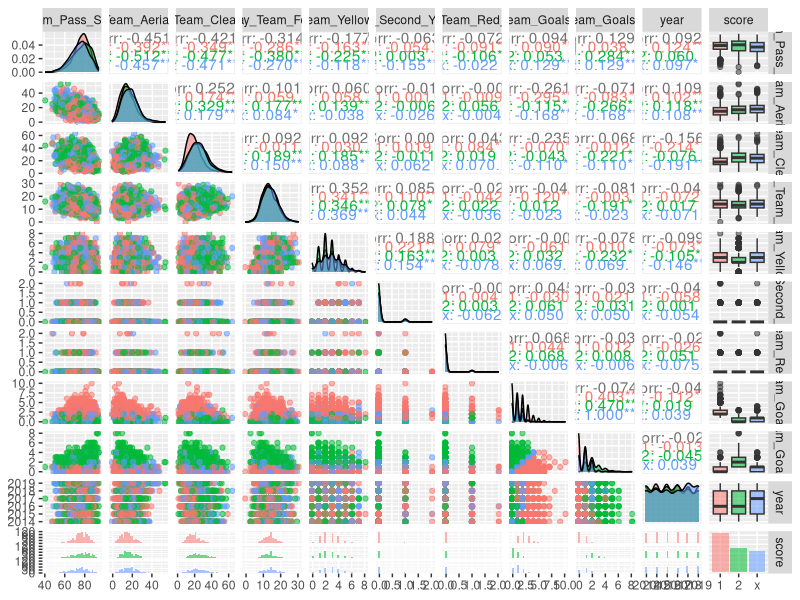
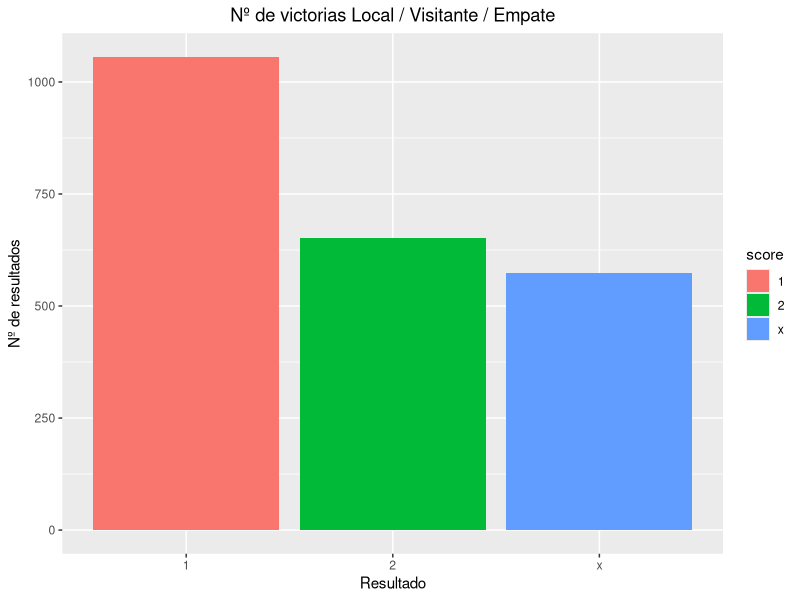
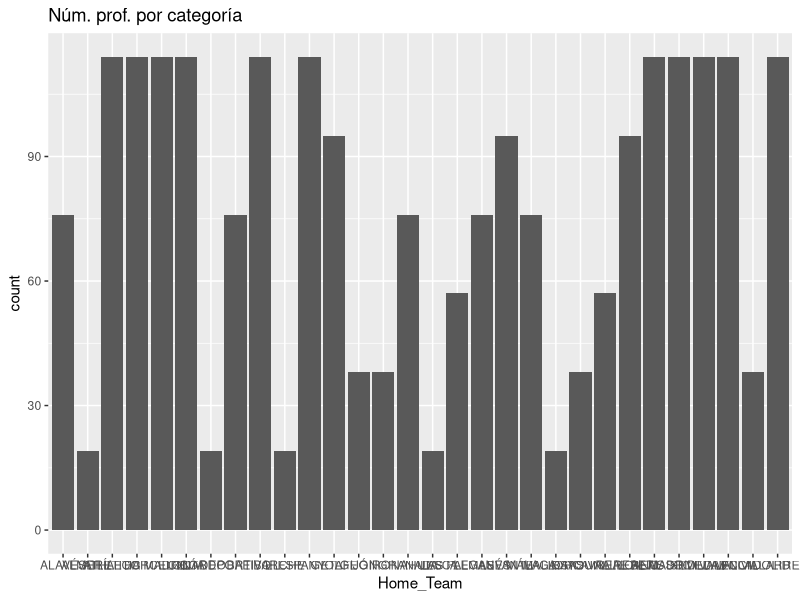
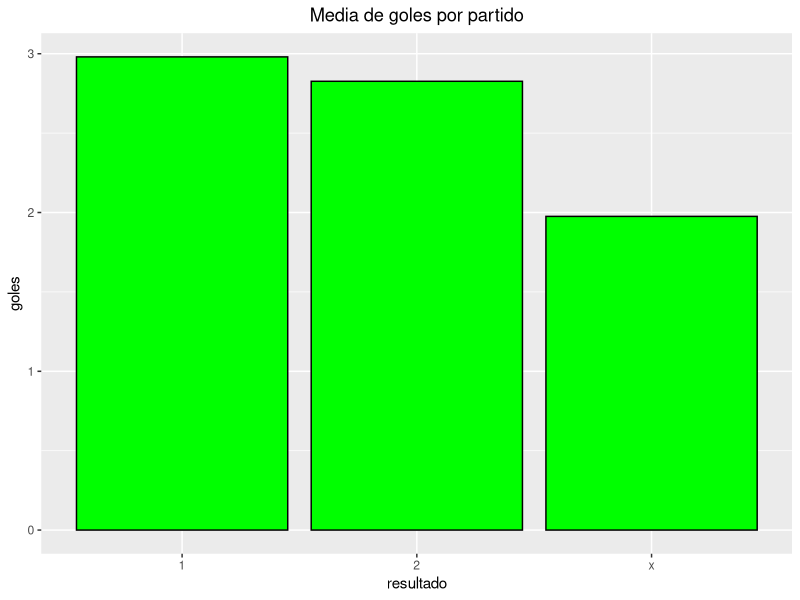
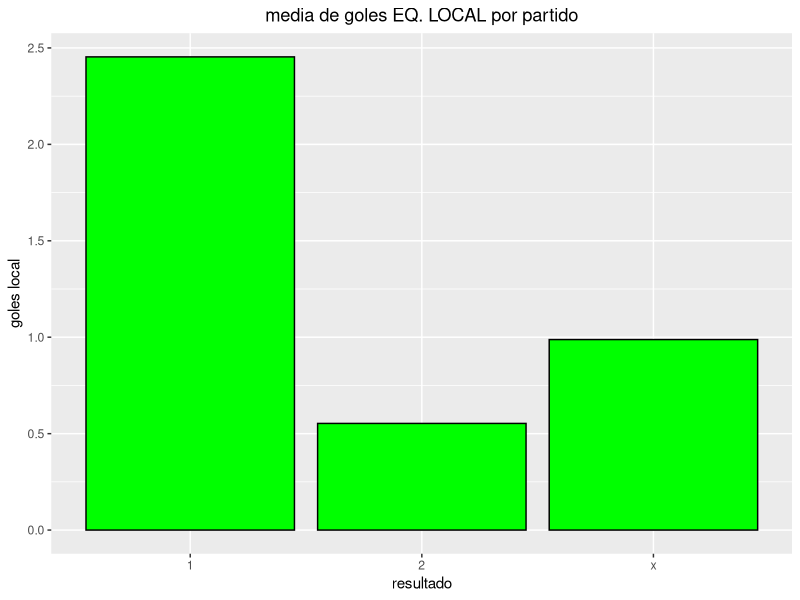
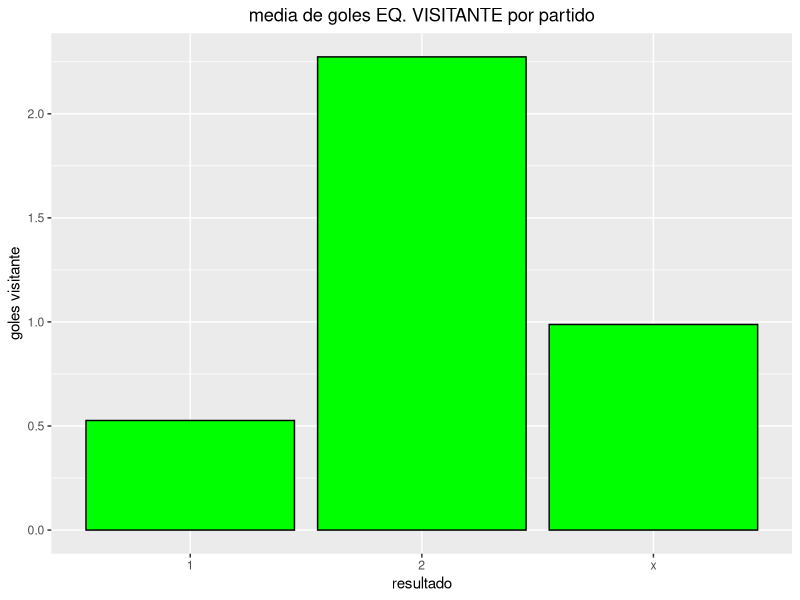
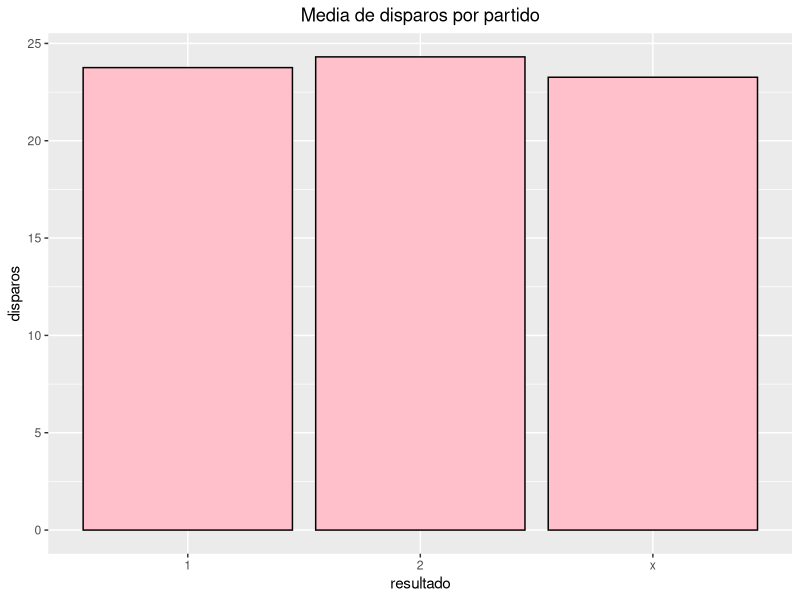
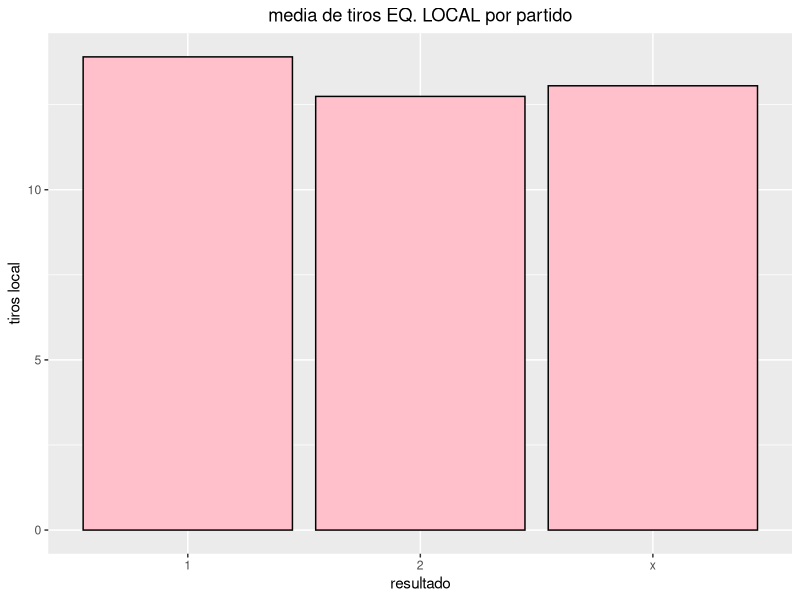

Write the R code that produced these figures, in order.
## ---- chunk 1
knitr::opts_chunk$set(
	echo = TRUE,
	include = TRUE,
	warning = TRUE,
	message = FALSE,
	fig.align = "center",
	fig.height=4,
	fig.width=15,
	out.width = "90%"
)
## ---- chunk 2
# Librerías
library(dplyr)
library(tidyr)
library(knitr)
library(readr)
library(ggplot2)
library(cowplot)
library(GGally)
## ---- chunk 3
laliga <- read_csv("combined_data_laliga.csv")
## ---- chunk 4
# primeros estadisticos de clase
str(laliga)
## ---- chunk 5
summary(laliga) #medias y medianas son bastante similares, asi que se pueden analizar como normales
## ---- chunk 6
#Limpio los datos de las columnas quitando los espacios y cambiandolos por guiones, puesto que los espacios dan bastantes problemas a la hora de llamar a las variables
names(laliga) <- gsub(" ","_", names(laliga))
## ---- chunk 7
# Limpieza de variables que no nos interesan
laliga$Score <-  NULL
laliga$`Half_Time_Score` <- NULL
laliga$`Match_Excitement` <- NULL
laliga$`Home_Team_Rating` <- NULL
laliga$`Away_Team_Rating` <- NULL
laliga$`Home_Team_Goals_Conceeded` <- NULL
laliga$`Away_Team_Goals_Conceeded` <- NULL
## ---- chunk 8
laliga <- mutate(laliga, score = ifelse(Home_Team_Goals_Scored-Away_Team_Goals_Scored > 0, "1",
                                          ifelse(Home_Team_Goals_Scored-Away_Team_Goals_Scored < 0, "2", "x")))

laliga <- mutate(laliga, goals = Home_Team_Goals_Scored + Away_Team_Goals_Scored)

laliga <- mutate(laliga, home_points = case_when(score == 1 ~ 3,
                                                 score == "x" ~ 1,
                                                 score == 2 ~ 0))
laliga <- mutate(laliga, away_points = case_when(score == 1 ~ 0,
                                                 score == "x" ~ 1,
                                                 score == 2 ~ 3))

laliga <- mutate(laliga, jornada = ceiling(row_number() / 10)) %>%
        mutate(jornada = (jornada - 1) %% 38 + 1)
## ---- chunk 9
laliga <- mutate(laliga, total_off_target_shots = Home_Team_Off_Target_Shots + Away_Team_Off_Target_Shots)
laliga <- mutate(laliga, total_on_target_shots = Home_Team_On_Target_Shots + Away_Team_On_Target_Shots)
laliga <- mutate(laliga, total_shots = Home_Team_Total_Shots + Away_Team_Total_Shots)
laliga <- mutate(laliga, total_blocked_shots = Home_Team_Blocked_Shots + Away_Team_Blocked_Shots)
laliga <- mutate(laliga, total_corners = Home_Team_Corners + Away_Team_Corners)
laliga <- mutate(laliga, total_throw_ins = Home_Team_Throw_Ins + Away_Team_Throw_Ins)
laliga <- mutate(laliga, total_pass_success = `Home_Team_Pass_Success_%` + `Away_Team_Pass_Success_%`)
laliga <- mutate(laliga, total_aerials_won = Home_Team_Aerials_Won + Away_Team_Aerials_Won)
laliga <- mutate(laliga, total_clearances = Home_Team_Clearances + Away_Team_Clearances)
laliga <- mutate(laliga, total_fouls = Home_Team_Fouls + Away_Team_Fouls)
laliga <- mutate(laliga, total_yellow_cards = Home_Team_Yellow_Cards + Away_Team_Yellow_Cards)
laliga <- mutate(laliga, total_second_yellow_cards = Home_Team_Second_Yellow_Cards + Away_Team_Second_Yellow_Cards)
laliga <- mutate(laliga, total_red_cards = Home_Team_Red_Cards + Away_Team_Red_Cards)
## ---- chunk 10
# Convertimos a categorias
laliga$Home_Team <- as.factor(laliga$Home_Team)
laliga$Away_Team <- as.factor(laliga$Away_Team)
laliga$score <- as.factor(laliga$score)

#laliga$year <- as.factor(laliga$year)
#laliga$jornada <- as.factor(laliga$jornada)
## ---- chunk 11
# Dividimos los datos en dos datasets (train y test)
test <- filter(laliga, year==2020)
train <- filter(laliga, year<2020)
#write.csv(test,"test/test_laliga.csv")
#write.csv(train,"train/train_laliga.csv")
## ---- chunk 12
# dataframes separados por resultado
Victorias_casa <- train %>% filter(score==1)
Derrotas_casa <- train %>% filter(score==2)
Empates <- train %>% filter(score=="x")
## ---- chunk 13
train %>% select(25:35) %>%
  ggpairs(aes(color = score, alpha = .5))
## ---- chunk 14
# de aqui sacamos los equipos que ha jugado cada equipo (más años en primera division)
as.data.frame(table(train$Home_Team) + table(train$Away_Team)) %>% arrange(desc(Freq))
## ---- chunk 15
#numero y proporcion de victorias, derrotas y empates
table(train$score)
prop.table(table(train$score))
## ---- chunk 16
# aqui vemos cuantos partidos han ganado, empatado y perdido cada equipo
with(train, table(Home_Team, score))
with(train, table(Away_Team, score))
#sacar porcentaje de victorias de cada equipo y ordenar por eso
## ---- chunk 17
# proporcion de victorias, derrotas y empates de cada equipo
t((prop.table(with(train, table(score, Home_Team)), margin = 2)))*100
t((prop.table(with(train, table(score, Away_Team)), margin = 2)))*100

## ---- chunk 18
# Posesion
summary(train$`Home_Team_Possession_%`)
summary(train$`Away_Team_Possession_%`)
## ---- chunk 19
# Tiros
summary(train$Home_Team_Off_Target_Shots)
summary(train$Away_Team_Off_Target_Shots)

summary(train$Home_Team_On_Target_Shots)
summary(train$Away_Team_On_Target_Shots)

summary(train$Home_Team_Total_Shots)
summary(train$Away_Team_Total_Shots)
## ---- chunk 20
# Bloqueos
summary(train$Home_Team_Blocked_Shots)
summary(train$Away_Team_Blocked_Shots)
## ---- chunk 21
# Corners
summary(train$Home_Team_Corners)
summary(train$Away_Team_Corners)
## ---- chunk 22
# Centros
summary(train$Home_Team_Throw_Ins)
summary(train$Away_Team_Throw_Ins)
## ---- chunk 23
# Pases
summary(train$`Home_Team_Pass_Success_%`)
summary(train$`Away_Team_Pass_Success_%`)
## ---- chunk 24
# Balones aereos
summary(train$Home_Team_Aerials_Won)
summary(train$Away_Team_Aerials_Won)
## ---- chunk 25
# Despejes
summary(train$Home_Team_Clearances)
summary(train$Away_Team_Clearances)
## ---- chunk 26
# Faltas
summary(train$Home_Team_Fouls)
summary(train$Away_Team_Fouls)
## ---- chunk 27
# Amarillas
summary(train$Home_Team_Yellow_Cards)
summary(train$Away_Team_Yellow_Cards)
## ---- chunk 28
# Segundas amarillas
summary(train$Home_Team_Second_Yellow_Cards)
summary(train$Away_Team_Second_Yellow_Cards)
## ---- chunk 29
# Rojas
summary(train$Home_Team_Red_Cards)
summary(train$Away_Team_Red_Cards)
## ---- chunk 30
# Goles
summary(train$goals)
summary(train$goals)
## ---- chunk 31
ggplot(train, aes(score, fill = score)) +
  geom_bar() +
  labs(x = "Resultado", y = "Nº de resultados", title = "Nº de victorias Local / Visitante / Empate") + theme(plot.title = element_text(hjust = 0.5))
# se ve que jugar en casa es un factor importante para ganar (aprox. la mitad de partidos los gana el de casa)
## ---- chunk 32
ggplot(train, aes(Home_Team)) + geom_bar() + ggtitle("Núm. prof. por categoría")
## ---- chunk 33
ggplot(train,aes(score ,goals)) +
  geom_bar(position = "dodge", stat = "summary", fun = "mean",
           color = 'black', fill = 'green') +
  labs(title="Media de goles por partido", x="resultado", y="goles") +
  theme(plot.title=element_text(hjust = 0.5))

# en los partidos con victorias locales hay más goles de media que en los que gana el visitante (y bastante más que en los que hay empate). Por tanto, un partido con más goles es más probable que no acabe en empate.
## ---- chunk 34
ggplot(train,aes(score ,Home_Team_Goals_Scored)) +
  geom_bar(position = "dodge", stat = "summary", fun = "mean",
           color = 'black', fill = 'green') +
  labs(title="media de goles EQ. LOCAL por partido", x="resultado", y="goles local") +
  theme(plot.title=element_text(hjust = 0.5))

# Cuando el equipo local gana, mayor es su media de goles. Es decir, a mas goles, mas victorias (obvio pero habia que comprobarlo)
## ---- chunk 35
ggplot(train,aes(score ,Away_Team_Goals_Scored)) +
  geom_bar(position = "dodge", stat = "summary", fun = "mean",
           color = 'black', fill = 'green') +
  labs(title="media de goles EQ. VISITANTE por partido", x="resultado", y="goles visitante") +
  theme(plot.title=element_text(hjust = 0.5))

# Cuando el equipo local pierde, mayor es la media de goles del visitante. Es decir, a mas goles encajados, mas derrotas (obvio pero habia que comprobarlo)
## ---- chunk 36
ggplot(train,aes(score , total_shots)) +
  geom_bar(position = "dodge", stat = "summary", fun = "mean",
           color = 'black', fill = 'pink') +
  labs(title="Media de disparos por partido", x="resultado", y="disparos") +
  theme(plot.title=element_text(hjust = 0.5))

# en los partidos el numero total de disparos está bastante igualado con independencia de la victoria, derrota o empate.
## ---- chunk 37
ggplot(train,aes(score ,Home_Team_Total_Shots)) +
  geom_bar(position = "dodge", stat = "summary", fun = "mean",
           color = 'black', fill = 'pink') +
  labs(title="media de tiros EQ. LOCAL por partido", x="resultado", y="tiros local") +
  theme(plot.title=element_text(hjust = 0.5))

# El número de tiros no influye mucho en el resultado (gane, pierda o empate suelen ser similares)
## ---- chunk 38
ggplot(train,aes(score ,Home_Team_On_Target_Shots)) +
  geom_bar(position = "dodge", stat = "summary", fun = "mean",
           color = 'black', fill = 'pink') +
  labs(title="media de tiros a puerta EQ. LOCAL por partido", x="resultado", y="tiros a puerta local") +
  theme(plot.title=element_text(hjust = 0.5))

# Sin embargo el número de tiros a puerta si influye (cuantos más tiros a puerta, más cerca de la victoria)
## ---- chunk 39
ggplot(train,aes(score ,Away_Team_Total_Shots)) +
  geom_bar(position = "dodge", stat = "summary", fun = "mean",
           color = 'black', fill = 'pink') +
  labs(title="media de tiros EQ. VISITANTE por partido", x="resultado", y="tiros local") +
  theme(plot.title=element_text(hjust = 0.5))

# Igual que para el equipo local, el número de tiros no influye mucho en el resultado (gane, pierda o empate suelen ser similares)
## ---- chunk 40
ggplot(train,aes(score ,Away_Team_On_Target_Shots)) +
  geom_bar(position = "dodge", stat = "summary", fun = "mean",
           color = 'black', fill = 'pink') +
  labs(title="media de tiros a puerta EQ. VISITANTE por partido", x="resultado", y="tiros a puerta local") +
  theme(plot.title=element_text(hjust = 0.5))

# Sin embargo  volvemos a ver que el número de tiros a puerta si influye (cuantos más tiros a puerta, más cerca de la victoria)
## ---- chunk 41
ggplot(train,aes(score ,`Home_Team_Possession_%`)) +
  geom_bar(position = "dodge", stat = "summary", fun = "mean",
           color = 'black', fill = 'orange') +
  labs(title="Gráfica Pep", x="resultado", y="posesion local") +
  theme(plot.title=element_text(hjust = 0.5))

# No parece influir mucho la posesión
## ---- chunk 42
ggplot(train,aes(score ,`Away_Team_Possession_%`)) +
  geom_bar(position = "dodge", stat = "summary", fun = "mean",
           color = 'black', fill = 'orange') +
  labs(title="Gráfica Pep", x="resultado", y="posesion visitante") +
  theme(plot.title=element_text(hjust = 0.5))

# El equipo local suele tener más posesion (>50%) independientemente del resultado
## ---- chunk 43
ggplot(train,aes(score ,total_blocked_shots)) +
  geom_bar(position = "dodge", stat = "summary", fun = "mean",
           color = 'black', fill = "grey") +
  labs(title="Media de tiros bloqueados por partido", x="resultado", y="tiros bloqueados") +
  theme(plot.title=element_text(hjust = 0.5))

# El numero de disparos bloqueados no parece un factor determinante en la victoria
## ---- chunk 44
ggplot(train,aes(score ,total_aerials_won)) +
  geom_bar(position = "dodge", stat = "summary", fun = "mean",
           color = 'black', fill = "brown") +
  labs(title="Media de duelos aereos por partido", x="resultado", y="duelos aereos") +
  theme(plot.title=element_text(hjust = 0.5))

# El numero de duelos aereos no parece un factor determinante en la victoria
## ---- chunk 45
ggplot(train,aes(score ,total_corners)) +
  geom_bar(position = "dodge", stat = "summary", fun = "mean",
           color = 'black', fill = 'blue') +
  labs(title="Media de corners por partido", x="resultado", y="corners") +
  theme(plot.title=element_text(hjust = 0.5))

# El numero de corners no parece un factor determinante en la victoria se puede observar como con independencia del ganadar el numero de corners está muy repartido
## ---- chunk 46
ggplot(train,aes(score ,total_throw_ins)) +
  geom_bar(position = "dodge", stat = "summary", fun = "mean",
           color = 'black', fill = 'lightblue') +
  labs(title="Media de centros por partido", x="resultado", y="centros") +
  theme(plot.title=element_text(hjust = 0.5))

# El numero de centros no parece un factor determinante en la victoria se puede observar como con independencia del ganadar el numero de centros está muy repartido
## ---- chunk 47
ggplot(train,aes(score ,total_clearances)) +
  geom_bar(position = "dodge", stat = "summary", fun = "mean",
           color = 'black', fill = 'lightgreen') +
  labs(title="Media de despejes por partido", x="resultado", y="despejes") +
  theme(plot.title=element_text(hjust = 0.5))

# El numero de despejes no parece un factor determinante en la victoria incluso parece que a mayor número de despejes medios el partido parece más probable que acabe en empate
## ---- chunk 48
ggplot(train,aes(score ,total_fouls)) +
  geom_bar(position = "dodge", stat = "summary", fun = "mean",
           color = 'black', fill = 'lightyellow') +
  labs(title="Media de faltas por partido", x="resultado", y="faltas") +
  theme(plot.title=element_text(hjust = 0.5))

# El numero de faltas no parece un factor determinante.
## ---- chunk 49
ggplot(train,aes(score ,total_yellow_cards)) +
  geom_bar(position = "dodge", stat = "summary", fun = "mean",
           color = 'black', fill = 'yellow') +
  labs(title="Media de amarillas por partido", x="resultado", y="amarillas") +
  theme(plot.title=element_text(hjust = 0.5))

# El numero de tarjetas amarillas no parece un factor determinante.
## ---- chunk 50
ggplot(train,aes(score ,total_red_cards)) +
  geom_bar(position = "dodge", stat = "summary", fun = "mean",
           color = 'black', fill = 'red') +
  labs(title="Media de rojas por partido", x="resultado", y="rojas") +
  theme(plot.title=element_text(hjust = 0.5))

# El numero de tarjetas rojas no parece un factor determinante.
## ---- chunk 51
goles_year_jorn <- data_frame(train %>% group_by(year, jornada) %>% summarise( total_goles = sum(goals)))
tiros_year_jorn <- data_frame(train %>% group_by(year, jornada) %>% summarise( total_tiros = sum(total_shots)))
tiros_block_year_jorn <- data_frame(train %>% group_by(year, jornada) %>% summarise( total_tiros_bloqueados = sum(total_blocked_shots)))
corners_year_jorn <- data_frame(train %>% group_by(year, jornada) %>% summarise( total_corners = sum(total_corners)))
centros_year_jorn <- data_frame(train %>% group_by(year, jornada) %>% summarise( total_throw_ins = sum(total_throw_ins)))
d_aer_year_jorn <- data_frame(train %>% group_by(year, jornada) %>% summarise( total_d_aer = sum(total_aerials_won)))
t_despj_year_jorn <- data_frame(train %>% group_by(year, jornada) %>% summarise( total_clearances = sum(total_clearances)))
faltas_year_jorn <- data_frame(train %>% group_by(year, jornada) %>% summarise( total_fouls = sum(total_fouls)))
amarll_year_jorn <- data_frame(train %>% group_by(year, jornada) %>% summarise( total_yellow_cards = sum(total_yellow_cards)))
rojas_year_jorn <- data_frame(train %>% group_by(year, jornada) %>% summarise( total_red_cards = sum(total_red_cards)))
## ---- chunk 52

ggplot(goles_year_jorn,  aes(x = jornada, y = total_goles)) + geom_point() + facet_grid(~year) + labs(x = "jornadas", y = "Nº de goles", title = "Nº de goles por jornada / Año") + theme(plot.title = element_text(hjust = 0.5)) + xlim(1,38)

ggplot(tiros_year_jorn,  aes(x = jornada, y = total_tiros)) + geom_point() + facet_grid(~year) + labs(x = "jornadas", y = "Nº de disparos", title = "Nº de disparos por jornada / Año") + theme(plot.title = element_text(hjust = 0.5))

ggplot(tiros_block_year_jorn,  aes(x = jornada, y = total_tiros_bloqueados)) + geom_point() + facet_grid(~year) + labs(x = "jornadas", y = "Nº de disparos_bloqueados", title = "Nº de disparos bloqueados por jornada / Año") + theme(plot.title = element_text(hjust = 0.5))

ggplot(corners_year_jorn,  aes(x = jornada, y = total_corners)) + geom_point() + facet_grid(~year) + labs(x = "jornadas", y = "Nº de corners", title = "Nº de corners por jornada / Año") + theme(plot.title = element_text(hjust = 0.5))

ggplot(centros_year_jorn,  aes(x = jornada, y = total_throw_ins)) + geom_point() + facet_grid(~year) + labs(x = "jornadas", y = "Nº de centros", title = "Nº de centros por jornada / Año") + theme(plot.title = element_text(hjust = 0.5))

ggplot(t_despj_year_jorn,  aes(x = jornada, y = total_clearances)) + geom_point() + facet_grid(~year) + labs(x = "jornadas", y = "Nº de despejes", title = "Nº de despejes por jornada / Año") + theme(plot.title = element_text(hjust = 0.5))

ggplot(faltas_year_jorn,  aes(x = jornada, y = total_fouls)) + geom_point() + facet_grid(~year) + labs(x = "jornadas", y = "Nº de faltas", title = "Nº de faltas por jornada / Año") + theme(plot.title = element_text(hjust = 0.5))

ggplot(amarll_year_jorn,  aes(x = jornada, y = total_yellow_cards)) + geom_point() + facet_grid(~year) + labs(x = "jornadas", y = "Nº de tarj. Amarillas", title = "Nº de tarj. Amarillas por jornada / Año") + theme(plot.title = element_text(hjust = 0.5))

ggplot(rojas_year_jorn,  aes(x = jornada, y = total_red_cards)) + geom_point() + facet_grid(~year) + labs(x = "jornadas", y = "Nº de tarj. Rojas", title = "Nº de tarj. Rojas por jornada / Año") + theme(plot.title = element_text(hjust = 0.5))
## ---- chunk 53
#Media de goles por partido con victoria local
sum(Victorias_casa$Home_Team_Goals_Scored,Victorias_casa$Away_Team_Goals_Scored)/nrow(Victorias_casa)
## ---- chunk 54
#Media de goles por partido con victoria visitante
sum(Derrotas_casa$Home_Team_Goals_Scored,Derrotas_casa$Away_Team_Goals_Scored)/nrow(Derrotas_casa)
## ---- chunk 55
#Media de goles por partido con empate
sum(Empates$Home_Team_Goals_Scored,Empates$Away_Team_Goals_Scored)/nrow(Empates)
## ---- chunk 56
#Puntos promedio por partido por equipo
puntos_promedio_casa <- aggregate((home_points) ~ Home_Team, data = train, mean)

puntos_promedio_fuera <- aggregate(away_points ~ Away_Team, data = train, mean)

puntos_promedio <- data.frame(puntos_promedio_casa$Home_Team, (puntos_promedio_casa$`(home_points)` + puntos_promedio_fuera$away_points)/2)
names(puntos_promedio) <- c("Equipo", "Puntos_por_partido")
puntos_promedio
## ---- chunk 57
#Esta seria la clasificacion con la media de puntos por partido por equipo
clasificacion_media <- arrange(puntos_promedio,desc(Puntos_por_partido))
clasificacion_media
## ---- chunk 58
aggregate(Home_Team_Goals_Scored ~ Home_Team, data = train, FUN = mean) -> goles_home_team
goles_home_team

aggregate(Away_Team_Goals_Scored ~ Away_Team, data = train, FUN = mean) -> goles_Away_team
goles_Away_team

goles_por_equipo <- data.frame(goles_home_team$Home_Team,(goles_Away_team$Away_Team_Goals_Scored + goles_home_team$Home_Team_Goals_Scored)/2)
names(goles_por_equipo) <- c("equipo", "goals")
goles_por_equipo
## ---- chunk 59
#No he sido capaz de poner encima una grafica de densidad con los puntos de cada equipo 
ggplot(goles_por_equipo, aes(x = equipo, y = goals)) +
  geom_bar(position = "dodge", stat = "summary", fill = "darkred") +
  labs(title = "Comparación goles y puntos") +
  theme(plot.title = element_text(hjust = 0.5), axis.text.x = element_text(angle = 90))
## ---- chunk 60
#Porcentaje medio de posesión por equipo en casa
tapply(train$`Home_Team_Possession_%`,train$`Home_Team`,mean)
## ---- chunk 61
#Porcentaje medio de posesión por equipo fuera de casa
tapply(train$`Away_Team_Possession_%`,train$`Away_Team`,mean)
## ---- chunk 62
summary(Empates$`Home_Team_Possession_%`)
summary(Victorias_casa$`Home_Team_Possession_%`)
summary(Derrotas_casa$`Home_Team_Possession_%`)
#Con estos datos tan similares sacamos en conclusión que la posesión no ha influido mucho en las victorias(pobre Pep)
## ---- chunk 63
ggplot(train,aes(Home_Team ,Home_Team_Goals_Scored)) +
  geom_bar(position = "dodge", stat = "summary", fun = "mean",
           color = 'black', fill = 'red') +
  labs(title="media de goles de cada equipo como local", x="equipos", y="goles por partido") +
  theme(plot.title=element_text(hjust = 0.5), axis.text = element_text(angle = 90, color = "darkblue"))

# media de goles por partido de cada equipo en su casa
## ---- chunk 64
ggplot(train,aes(Away_Team ,Away_Team_Goals_Scored)) +
  geom_bar(position = "dodge", stat = "summary", fun = "mean",
           color = 'black', fill = 'red') +
  labs(title="media de goles de cada equipo como visitante", x="equipos", y="goles por partido") +
  theme(plot.title=element_text(hjust = 0.5), axis.text = element_text(angle = 90, color = "darkblue"))

# Los equipos que más goles meten por partido, son los que más temporadas han estado en primera
## ---- chunk 65
# Correlación de algunas variables
pairs(train %>%
        select(Home_Team_Goals_Scored, Home_Team_On_Target_Shots, Home_Team_Total_Shots, `Home_Team_Possession_%`, `Home_Team_Pass_Success_%`, Home_Team_Corners, Home_Team_Throw_Ins, Home_Team_Fouls, Home_Team_Aerials_Won), pch = 21, bg = "black", col = "red")
## ---- chunk 66
hist(train$Home_Team_Goals_Scored,breaks=15, main = "Histograma de goles en casa", 
     xlab = "goles")
## ---- chunk 67
hist(train$Away_Team_Goals_Scored,breaks=15, main = "Histograma de goles fuera", 
     xlab = "goles")
# Se marcan más goles en casa que fuera
## ---- chunk 68
lm_fit <- lm(Home_Team_Goals_Scored~.-Home_Team, data=train)
summary(lm_fit)

#regfit_fwd <- leaps::regsubsets(Home_Team_Goals_Scored~., train, method="forward")
#for (metric in c("r2", "adjr2", "Cp", "bic")){plot(regfit_fwd, scale=metric)}
## ---- chunk 69
prop.table(table(Victorias_casa$Home_Team_Total_Shots > Victorias_casa$Away_Team_Total_Shots))
#En un 30% de las victorias de casa el equipo de casa tiró menos tiros que el de fuera
## ---- chunk 70
prop.table(table(Victorias_casa$Home_Team_Blocked_Shots > Victorias_casa$Away_Team_Blocked_Shots))
#Los tiros bloqueados no influyen mucho en el resultado del partido
## ---- chunk 71
prop.table(table(Derrotas_casa$Home_Team_Blocked_Shots > Derrotas_casa$Away_Team_Blocked_Shots))
#En las derrotas si vemos que el 43% de las veces bloquearon menos 
## ---- chunk 72

lm_goles <- lm(goals~., data = train)
summary(lm_goles)

## ---- chunk 73

lm_disparos <- lm(total_shots~., data = train)
summary(lm_disparos)

## ---- chunk 74

lm_disparos_bloqueados <- lm(total_blocked_shots~., data = train)
summary(lm_disparos_bloqueados)

## ---- chunk 75

lm_corners <- lm(total_corners~., data = train)
summary(lm_corners)

## ---- chunk 76

lm_centros <- lm(total_throw_ins~., data = train)
summary(lm_centros)

## ---- chunk 77

lm_d_aereos <- lm(total_aerials_won~., data = train)
summary(lm_d_aereos)

## ---- chunk 78

lm_despejes <- lm(total_clearances~., data = train)
summary(lm_despejes)

## ---- chunk 79

lm_faltas <- lm(total_fouls~., data = train)
summary(lm_faltas)

## ---- chunk 80

lm_amarillas <- lm(total_yellow_cards~., data = train)
summary(lm_amarillas)

## ---- chunk 81

lm_rojas <- lm(total_red_cards~., data = train)
summary(lm_rojas)

